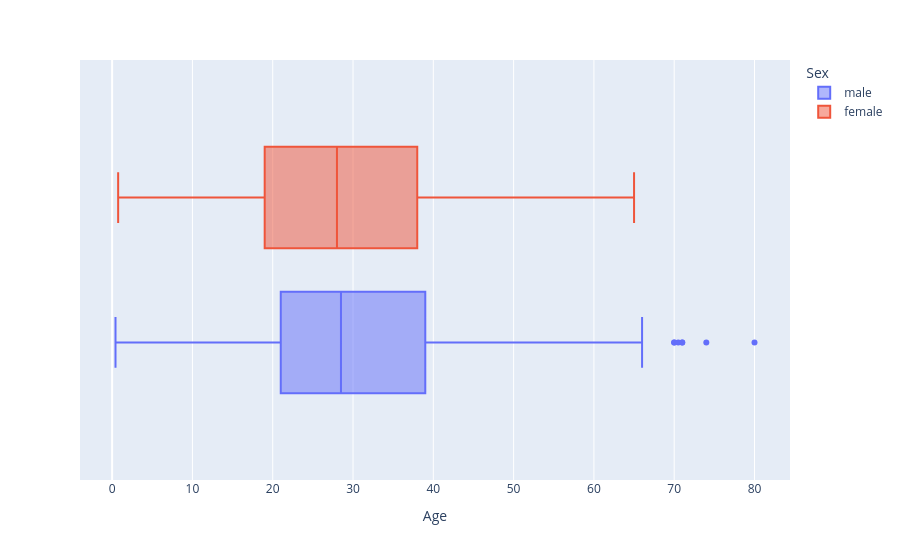

The code cell stored with this chart in its notebook:
### Code cell
fig = px.box(df_titanic, x="Age", color="Sex")
fig.show()

### Figure 1 — Plotly figure (JSON) as saved in the notebook; plotly's stock layout.template omitted (floating-point values rounded to 4 significant figures; data arrays with more than 128 entries replaced by an {"elided": "..."} marker saying what was removed)
{"data": [{"alignmentgroup": "True", "hovertemplate": "Sex=male<br>Age=%{x}<extra></extra>", "legendgroup": "male", "marker": {"color": "#636efa"}, "name": "male", "notched": false, "offsetgroup": "male", "orientation": "h", "showlegend": true, "type": "box", "x": {"elided": "577 float values"}, "x0": " ", "xaxis": "x", "y0": " ", "yaxis": "y"}, {"alignmentgroup": "True", "hovertemplate": "Sex=female<br>Age=%{x}<extra></extra>", "legendgroup": "female", "marker": {"color": "#EF553B"}, "name": "female", "notched": false, "offsetgroup": "female", "orientation": "h", "showlegend": true, "type": "box", "x": {"elided": "312 float values"}, "x0": " ", "xaxis": "x", "y0": " ", "yaxis": "y"}], "layout": {"boxmode": "group", "legend": {"title": {"text": "Sex"}, "tracegroupgap": 0}, "margin": {"t": 60}, "xaxis": {"anchor": "y", "domain": [0, 1], "title": {"text": "Age"}}, "yaxis": {"anchor": "x", "domain": [0, 1]}}}
